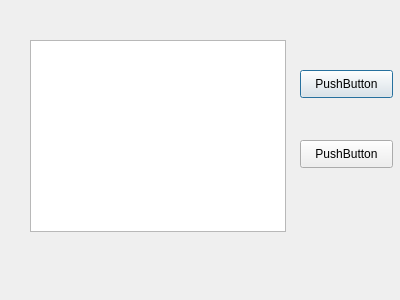
<?xml version="1.0" encoding="UTF-8"?>
<ui version="4.0">
 <class>Dialog</class>
 <widget class="QDialog" name="Dialog">
  <property name="geometry">
   <rect>
    <x>0</x>
    <y>0</y>
    <width>400</width>
    <height>300</height>
   </rect>
  </property>
  <property name="windowTitle">
   <string>Dialog</string>
  </property>
  <widget class="QTableView" name="tableView">
   <property name="geometry">
    <rect>
     <x>30</x>
     <y>40</y>
     <width>256</width>
     <height>192</height>
    </rect>
   </property>
  </widget>
  <widget class="QPushButton" name="pushButton">
   <property name="geometry">
    <rect>
     <x>300</x>
     <y>70</y>
     <width>93</width>
     <height>28</height>
    </rect>
   </property>
   <property name="text">
    <string>PushButton</string>
   </property>
  </widget>
  <widget class="QPushButton" name="pushButton_2">
   <property name="geometry">
    <rect>
     <x>300</x>
     <y>140</y>
     <width>93</width>
     <height>28</height>
    </rect>
   </property>
   <property name="text">
    <string>PushButton</string>
   </property>
  </widget>
 </widget>
 <resources/>
 <connections/>
</ui>
